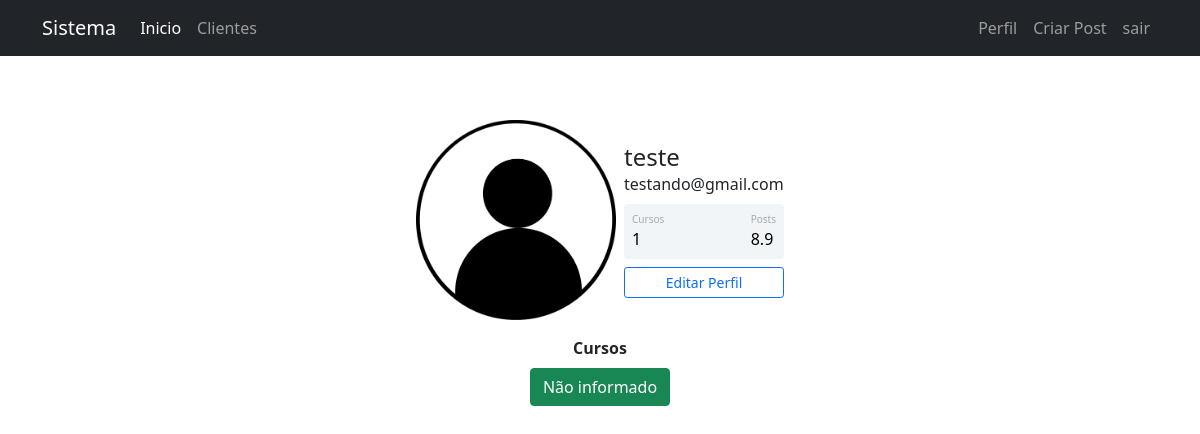
/perfil (signed in), run on an earlier commit of the app's database.
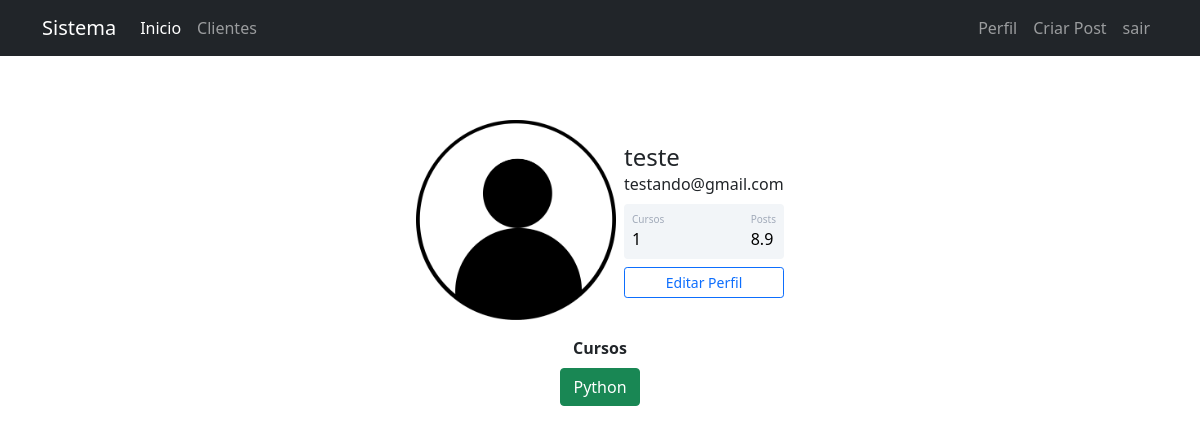
And on a later commit of the database.
### comunidadeimpressionadora/models.py (models this page shows)
class Usuario(database.Model, UserMixin):
    id = database.Column(database.Integer, primary_key = True)
    username = database.Column(database.String, nullable=False)
    email = database.Column(database.String, nullable=False, unique=True)
    password = database.Column(database.String, nullable=False)
    foto_perfil = database.Column(database.String, default='default.jpg')
    posts = database.relationship('Post', backref='autor',lazy=True)
    cursos = database.Column(database.String, nullable=False, default='Não informado')

### comunidadeimpressionadora/routes.py (the view)
@app.route('/perfil')
@login_required
def perfil():
    foto_perfil = url_for('static', filename=f'fotos_perfil/{current_user.foto_perfil}')
    cursos = contar_cursos(current_user)
    return render_template("perfil.html", foto_perfil=foto_perfil,cursos=cursos)

### comunidadeimpressionadora/models.py (called while the page is built)
@login_manager.user_loader
def load_usuario(id_usuario):
    return Usuario.query.get(int(id_usuario))

### comunidadeimpressionadora/routes.py (called while the page is built)
def contar_cursos(user):
    lista_cursos = user.cursos.split(';')
    cursos = 0
    if not user.cursos == '':
        cursos = len(lista_cursos)
    else:
        cursos = 0
    return cursos

### comunidadeimpressionadora/templates/perfil.html (shortened to what this page needs)
{% extends 'base.html' %}
{% block body %}
    <div class="container mt-5 d-flex justify-content-center">
        <div class="card p-3">
            <div class="d-flex align-items-center">
                <div class="image pe-2">
                    <img src="{{ foto_perfil}}" class="rounded " width="200" >
                </div>
            <div class="ml-3 w-100">
            <h4 class="mb-0 mt-0">{{ current_user.username}}</h4>
            <span>{{current_user.email}}</span>
            <div class="p-2 mt-2 bg-primary d-flex justify-content-between rounded text-white stats">
                <div class="d-flex flex-column">
                    <span class="articles">Cursos</span>
                    <span class="number1">
                        {{cursos}}
                    </span>
                </div>
                <div class="d-flex flex-column">
                    <span class="rating">Posts</span>
                    <span class="number3">8.9</span>
                </div>
            </div>
            <div class="button mt-2 d-flex flex-row align-items-center">
                <a href="{{ url_for('editar_perfil')}}" class="w-100">
                    <button class="btn btn-sm btn-outline-primary w-100">Editar Perfil</button>
                </a>
            </div>
            </div>
            </div>
        </div>
    </div>
    <div class="row justify-content-center">
        <div class="col col-4 pd-4" style="text-align: center;">
            <strong>
                Cursos
            </strong>
            <br>
            {% if not current_user.cursos == '' %}
                {% for curso in current_user.cursos.split(';') %}
                    <buttn type="button" class="btn btn-success mt-2" disabled>{{curso}}</buttn>
                {% endfor %}
            {% endif %}
        </div>
    </div>
{% endblock %}

### comunidadeimpressionadora/templates/base.html (shortened to what this page needs)
<!DOCTYPE html>
<html lang="en">
<head>
    <link href="https://cdn.jsdelivr.net/npm/bootstrap@5.1.3/dist/css/bootstrap.min.css" rel="stylesheet">
    <link rel="stylesheet" href="{{ url_for('static',filename='main.css')}}">
</head>
<body>
    {% include 'navbar.html' %}
    {% block body %}
    {% endblock  %}
</body>
</html>

### comunidadeimpressionadora/templates/navbar.html (shortened to what this page needs)
<nav class="navbar navbar-expand-lg navbar-dark bg-dark">
    <div class="container-fluid container">
      <a class="navbar-brand" href="{{ url_for('homepage')}}">Sistema</a>
      <div class="collapse navbar-collapse" id="navbarSupportedContent">
        <ul class="navbar-nav me-auto mb-2 mb-lg-0">
          <li class="nav-item">
            <a class="nav-link active" aria-current="page" href="{{ url_for('homepage')}}">Inicio</a>
          </li>
          <li class="nav-item">
            <a class="nav-link" href="{{ url_for('clientes')}}">Clientes</a>
          </li>
        </ul>
        <ul class="d-flex navbar-nav">
            {% if current_user.is_authenticated %}
              <li class="nav-item">
                <a class="nav-link" href="{{ url_for('perfil') }}">Perfil</a>
              </li>
              <li class="nav-item">
                <a class="nav-link" href="{{ url_for('criar_post') }}">Criar Post</a>
              </li>
              <li class="nav-item">
                <a class="nav-link" href="{{ url_for('logout') }}">sair</a>
              </li>
            {% else %}s
              <li class="nav-item">
                  <a class="nav-link" href="{{ url_for('login') }}">Login</a>
              </li>
            {% endif %}
        </ul>
      </div>
    </div>
  </nav>

### comunidadeimpressionadora/static/main.css (style rules this page uses)
.card { width: 400px; border: none; border-radius: 10px; background-color: #fff; }
.stats { background: #f2f5f8 !important; color: #000 !important; }
.articles { font-size:10px; color: #a1aab9; }
.number1 { font-weight:500; }
.rating { font-size:10px; color: #a1aab9; }
.number3 { font-weight:500; }

What changed in the data, as far as the page shows it:
changed Usuario "teste": cursos "Não informado" → "Python"
